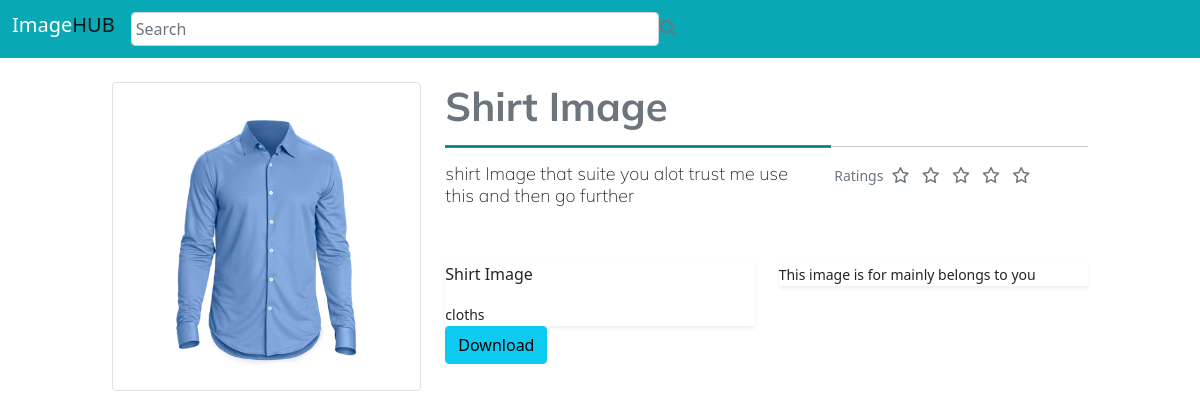
The app's page /detail/7 with its own data.
### image_hub_app/models.py (models this page shows, shortened)
class ImageHub(models.Model):
    image                   = models.ImageField()
    title                   = models.CharField(max_length=100)
    number_of_people        = models.IntegerField(null=True,blank=False)
    description             = models.TextField()
    category                = models.ForeignKey(Category,on_delete=models.CASCADE,related_name='cat')
    number_of_views         = models.IntegerField(verbose_name="view",default=0)
    number_of_downloads     = models.IntegerField(verbose_name="downloads",default=0)
    created_date            = models.DateField(auto_now_add=True,null=True,blank=True)
    class Meta:
        pass

class Category(models.Model):
    category_name           = models.CharField(max_length=100,unique=True)
    title                   = models.CharField(max_length=100)
    description             = models.TextField()

### image_hub_app/views.py (the view)
# urls.py: path('detail/<int:pk>', ImageDetailView.as_view() ,name="image-details"),
class ImageDetailView(DetailView):
    model               = ImageHub
    template_name       = 'image_hub_app/image_details.html'
    context_object_name = 'obj'
    def get_object(self):
        try:
            obj = get_object_or_404(ImageHub,pk=self.kwargs.get('pk'))
        except ObjectDoesNotExist:
            return obj
        obj.number_of_views +=1
        obj.save()
        return obj

### image_hub_app/templates/image_hub_app/image_details.html
{% extends 'base.html' %}
{% load static %}
{% block css %}
    <link rel="stylesheet" type="text/css" href="{% static 'css/style.css' %}">
{% endblock %}
{% block navbar %}
    {% include "image_hub_app/nav_bar.html" %}
{% endblock %}
{% block content %}
    <div class="container-fluid">
        <div class="main-content">
            <div class="row mt-4 ">
                <div class="col-md-10  mx-auto col-md-mt-4">
                    <div class="column-content">
                        <div class="row">
                            <div class="col-md-4 ">
                                <div class="left-column-content ">
                                    <img src="{{ obj.image.url }}" class="img-thumbnail  " style="width: 400px;" alt="" srcset="" download>
                                </div>
                            </div>
                            <div class="col-md-8">
                                <div class="image-details-right-side-container border-sm">
                                    <h1 class="text-muted">{{obj.title}}</h1>
                                    <hr>
                                    <div class="row">
                                        <div class="col-md-7">
                                            <div class="image-details-right-side-container-left-side">
                                                <h3 class="text-dark">{{obj.description}}</h3>
                                            </div>
                                        </div>
                                        <div class="col-md-5 d-flex">
                                            <div class="image-details-right-side-container-left-side ml-auto text-muted">
                                                <span><small>Ratings</small></span>
                                                <i class="far fa-star m-1"></i>
                                                <i class="far fa-star m-1"></i>
                                                <i class="far fa-star m-1"></i>
                                                <i class="far fa-star m-1"></i>
                                                <i class="far fa-star m-1"></i>
                                            </div>
                                        </div>
                                    </div>
                                    <div class="row mt-5">
                                        <div class="col-md-6">
                                            <div class="cateogory-details shadow-sm" >
                                                <p>{{obj.category.title}}</p>
                                                <small>{{obj.category.category_name}}</small>
                                            </div>
                                        </div>
                                        <div class="col-md-6">
                                            <div class="cateogory-details shadow-sm" >
                                                <div class="category-description text-right">
                                                    <small class="">{{obj.category.description}}</small>
                                                </div>
                                            </div>
                                        </div>
                                    </div>
                                    <div class="row">
                                        <div class="col-md-6">
                                            <a href="{% url 'image_hub_app:image-redirect' pk=obj.id %}" class="btn btn-info">Download</a>
                                        </div>
                                    </div>
                                </div>
                            </div>
                        </div>
                    </div>
                </div>
            </div>
        </div>
    </div>
{% endblock %}

### image_hub_app/static/css/style.css (style rules this page uses)
.image-details-right-side-container h1 { font-family: 'Mulish', sans-serif !important; font-weight: bolder; position: relative; }
.image-details-right-side-container h1::after { position: absolute; content: ''; width: 60%; height: 3px; top: 63px; left: 0px; background: #049eac; }
.image-details-right-side-container-left-side h3 { font-family: 'Mulish', sans-serif !important; font-weight: lighter; font-size: 18px; }

### records on screen
ImageHub: image (picture), title "Shirt Image", description "shirt Image that suite you alot trust me use this and then go further", category "Shirt Image", category.category_name "cloths", category.description "This image is for mainly belongs to you"
